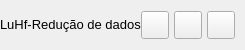
           <widget class="QFrame" name="contentTopBg">
            <property name="minimumSize">
             <size>
              <width>0</width>
              <height>50</height>
             </size>
            </property>
            <property name="maximumSize">
             <size>
              <width>16777215</width>
              <height>50</height>
             </size>
            </property>
            <property name="frameShape">
             <enum>QFrame::NoFrame</enum>
            </property>
            <property name="frameShadow">
             <enum>QFrame::Raised</enum>
            </property>
            <layout class="QHBoxLayout" name="horizontalLayout">
             <property name="spacing">
              <number>0</number>
             </property>
             <property name="leftMargin">
              <number>0</number>
             </property>
             <property name="topMargin">
              <number>0</number>
             </property>
             <property name="rightMargin">
              <number>10</number>
             </property>
             <property name="bottomMargin">
              <number>0</number>
             </property>
             <item>
              <widget class="QFrame" name="leftBox">
               <property name="sizePolicy">
                <sizepolicy hsizetype="Expanding" vsizetype="Preferred">
                 <horstretch>0</horstretch>
                 <verstretch>0</verstretch>
                </sizepolicy>
               </property>
               <property name="frameShape">
                <enum>QFrame::NoFrame</enum>
               </property>
               <property name="frameShadow">
                <enum>QFrame::Raised</enum>
               </property>
               <layout class="QHBoxLayout" name="horizontalLayout_3">
                <property name="spacing">
                 <number>0</number>
                </property>
                <property name="leftMargin">
                 <number>0</number>
                </property>
                <property name="topMargin">
                 <number>0</number>
                </property>
                <property name="rightMargin">
                 <number>0</number>
                </property>
                <property name="bottomMargin">
                 <number>0</number>
                </property>
                <item>
                 <widget class="QLabel" name="titleRightInfo">
                  <property name="sizePolicy">
                   <sizepolicy hsizetype="Preferred" vsizetype="Expanding">
                    <horstretch>0</horstretch>
                    <verstretch>0</verstretch>
                   </sizepolicy>
                  </property>
                  <property name="maximumSize">
                   <size>
                    <width>16777215</width>
                    <height>45</height>
                   </size>
                  </property>
                  <property name="font">
                   <font>
                    <family>Segoe UI</family>
                    <pointsize>10</pointsize>
                    <italic>false</italic>
                    <bold>false</bold>
                   </font>
                  </property>
                  <property name="text">
                   <string>LuHf-Redução de dados</string>
                  </property>
                  <property name="alignment">
                   <set>Qt::AlignLeading|Qt::AlignLeft|Qt::AlignVCenter</set>
                  </property>
                 </widget>
                </item>
               </layout>
              </widget>
             </item>
             <item>
              <widget class="QFrame" name="rightButtons">
               <property name="minimumSize">
                <size>
                 <width>0</width>
                 <height>28</height>
                </size>
               </property>
               <property name="maximumSize">
                <size>
                 <width>94</width>
                 <height>50</height>
                </size>
               </property>
               <property name="styleSheet">
                <string notr="true">background-repeat: no-repeat;
background-position: center;
    </string>
               </property>
               <property name="frameShape">
                <enum>QFrame::NoFrame</enum>
               </property>
               <property name="frameShadow">
                <enum>QFrame::Raised</enum>
               </property>
               <layout class="QHBoxLayout" name="horizontalLayout_2">
                <property name="spacing">
                 <number>5</number>
                </property>
                <property name="leftMargin">
                 <number>0</number>
                </property>
                <property name="topMargin">
                 <number>0</number>
                </property>
                <property name="rightMargin">
                 <number>0</number>
                </property>
                <property name="bottomMargin">
                 <number>0</number>
                </property>
                <item>
                 <widget class="QPushButton" name="btn_MinimizeApp">
                  <property name="minimumSize">
                   <size>
                    <width>28</width>
                    <height>28</height>
                   </size>
                  </property>
                  <property name="maximumSize">
                   <size>
                    <width>28</width>
                    <height>28</height>
                   </size>
                  </property>
                  <property name="cursor">
                   <cursorShape>PointingHandCursor</cursorShape>
                  </property>
                  <property name="toolTip">
                   <string>Minimize</string>
                  </property>
                  <property name="styleSheet">
                   <string notr="true"/>
                  </property>
                  <property name="text">
                   <string/>
                  </property>
                  <property name="icon">
                   <iconset resource="../../resources.qrc">
                    <normaloff>:/icons/icons/icon_minimize.png</normaloff>:/icons/icons/icon_minimize.png</iconset>
                  </property>
                  <property name="iconSize">
                   <size>
                    <width>20</width>
                    <height>20</height>
                   </size>
                  </property>
                 </widget>
                </item>
                <item>
                 <widget class="QPushButton" name="btn_RestaureSizeApp">
                  <property name="minimumSize">
                   <size>
                    <width>28</width>
                    <height>28</height>
                   </size>
                  </property>
                  <property name="maximumSize">
                   <size>
                    <width>28</width>
                    <height>28</height>
                   </size>
                  </property>
                  <property name="font">
                   <font>
                    <family>Segoe UI</family>
                    <pointsize>10</pointsize>
                    <italic>false</italic>
                    <bold>false</bold>
                    <stylestrategy>PreferDefault</stylestrategy>
                   </font>
                  </property>
                  <property name="cursor">
                   <cursorShape>PointingHandCursor</cursorShape>
                  </property>
                  <property name="toolTip">
                   <string>Maximize</string>
                  </property>
                  <property name="styleSheet">
                   <string notr="true"/>
                  </property>
                  <property name="text">
                   <string/>
                  </property>
                  <property name="icon">
                   <iconset resource="../../resources.qrc">
                    <normaloff>:/icons/icons/icon_maximize.png</normaloff>:/icons/icons/icon_maximize.png</iconset>
                  </property>
                  <property name="iconSize">
                   <size>
                    <width>20</width>
                    <height>20</height>
                   </size>
                  </property>
                 </widget>
                </item>
                <item>
                 <widget class="QPushButton" name="btn_CloseApp">
                  <property name="minimumSize">
                   <size>
                    <width>28</width>
                    <height>28</height>
                   </size>
                  </property>
                  <property name="maximumSize">
                   <size>
                    <width>28</width>
                    <height>28</height>
                   </size>
                  </property>
                  <property name="cursor">
                   <cursorShape>PointingHandCursor</cursorShape>
                  </property>
                  <property name="toolTip">
                   <string>Close</string>
                  </property>
                  <property name="styleSheet">
                   <string notr="true">QPushButton:pressed{
	
	background-color: rgb(170, 0, 0);
}</string>
                  </property>
                  <property name="text">
                   <string/>
                  </property>
                  <property name="icon">
                   <iconset resource="../../resources.qrc">
                    <normaloff>:/icons/icons/icon_close.png</normaloff>:/icons/icons/icon_close.png</iconset>
                  </property>
                  <property name="iconSize">
                   <size>
                    <width>20</width>
                    <height>20</height>
                   </size>
                  </property>
                 </widget>
                </item>
               </layout>
              </widget>
             </item>
            </layout>
           </widget>
